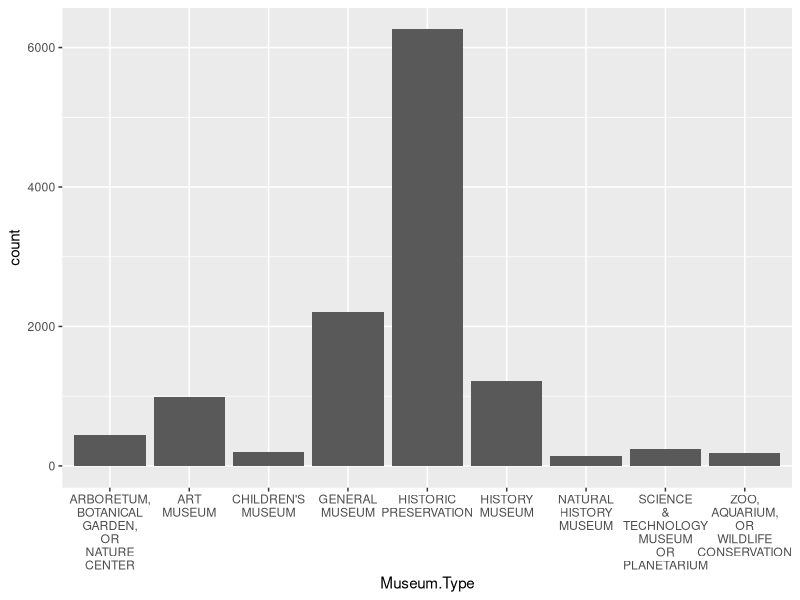
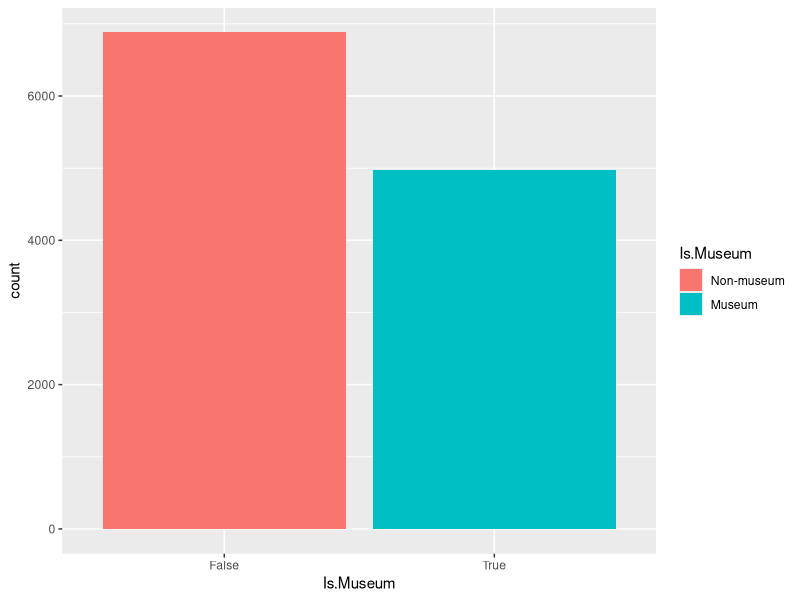
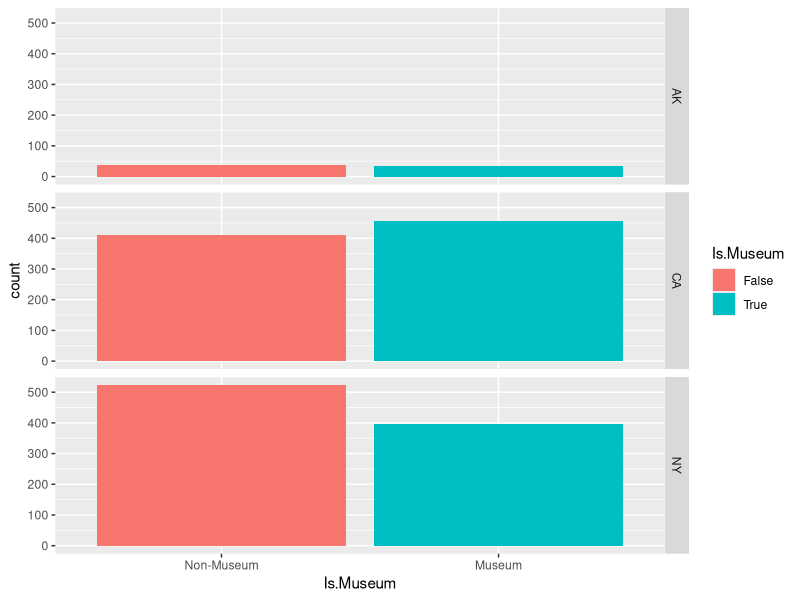
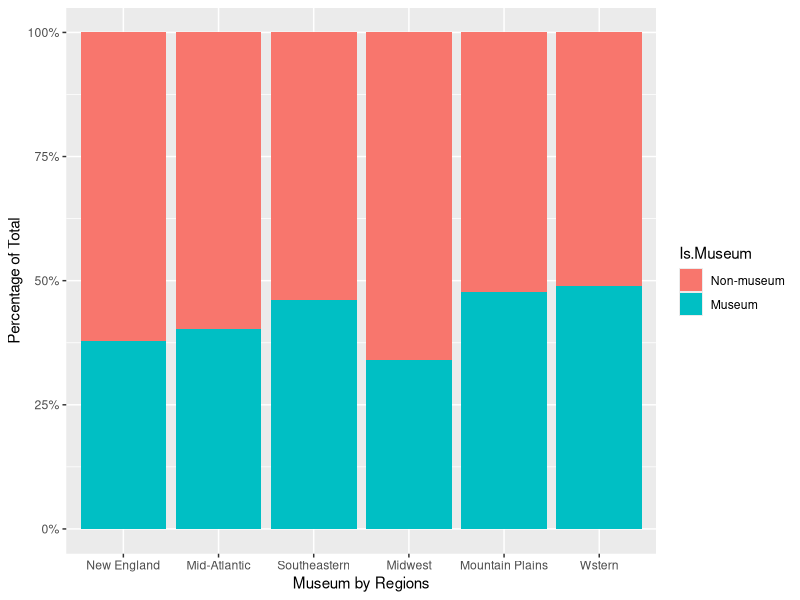
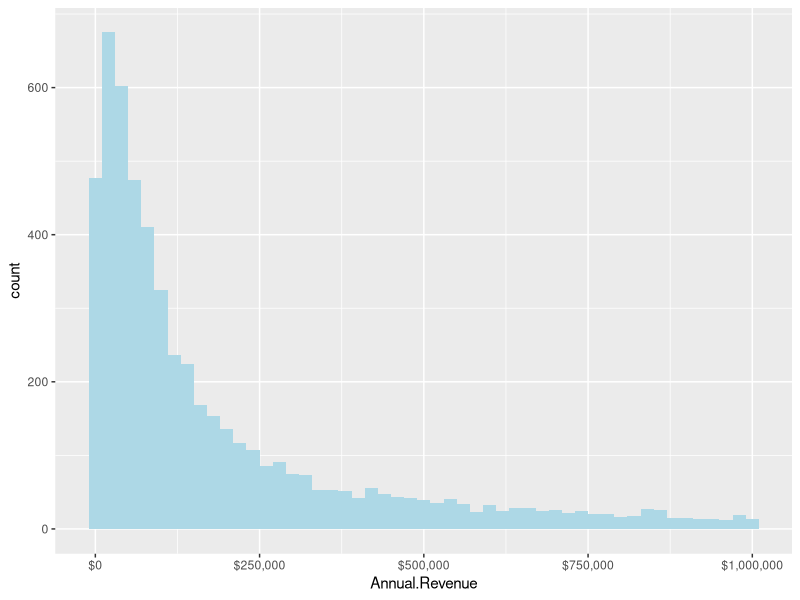
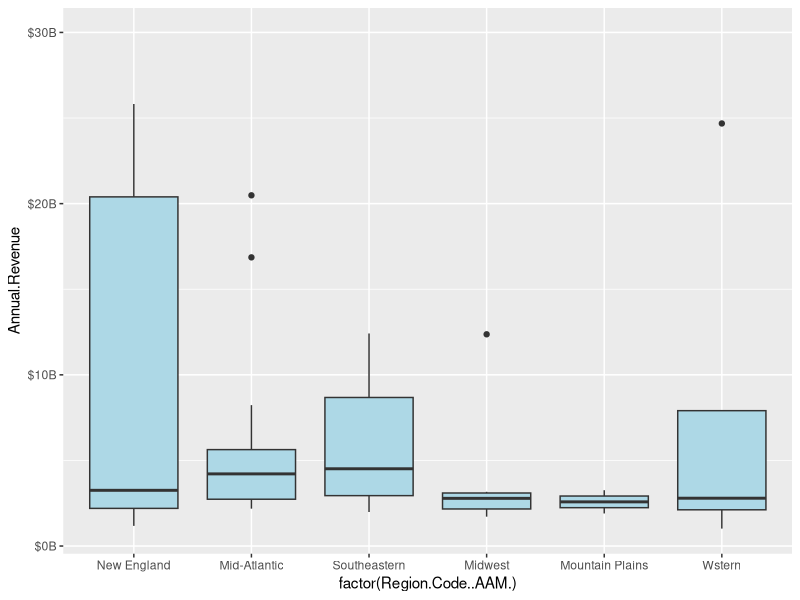
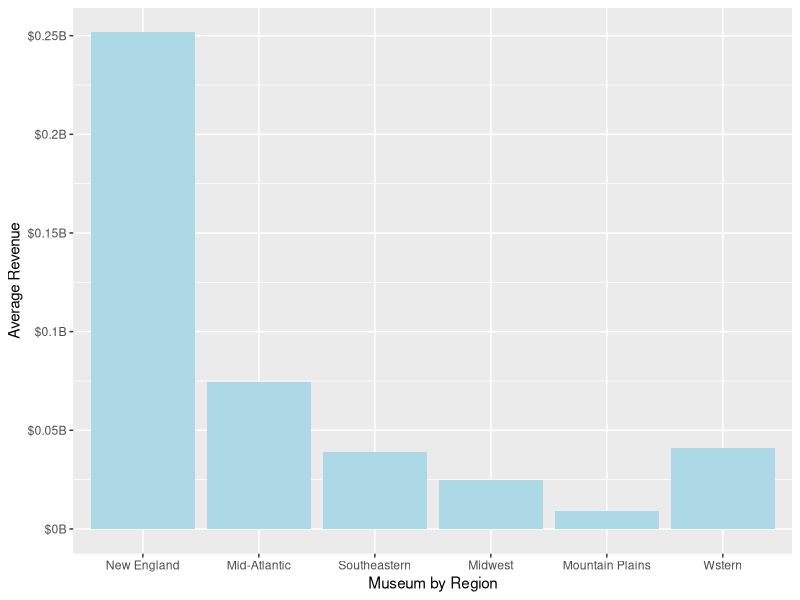
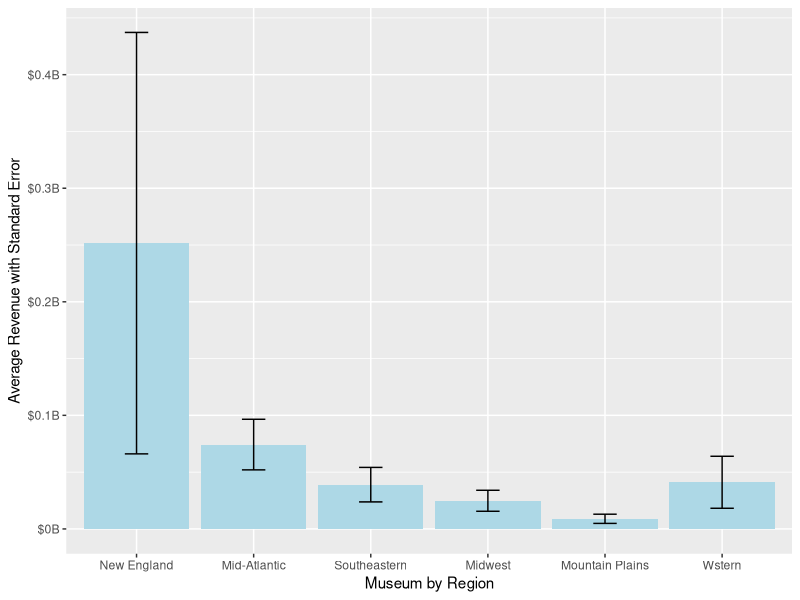

Here is the R script that generated these plots, in order:
## ---- chunk 1

library(dplyr)
library(ggplot2)
library(stringr)
library(tidyr)
library(plotrix)

## ---- chunk 2
# Load file as data frame
museums_df= read.csv("museum.csv")

## ---- chunk 3
# Inspect data frame
head(museums_df)
colnames(museums_df)
summary(museums_df)
nrow(museums_df)
## ---- chunk 4
# Create and print bar plot by type
bar <- ggplot(museums_df, aes(Museum.Type))+geom_bar()+
scale_x_discrete(labels=scales::wrap_format(7))

bar

## ---- chunk 5
# Create and print bar plot by museum vs non-museum
museum_class <- ggplot(data=museums_df , aes(Is.Museum))+
  geom_bar(aes(fill=Is.Museum))+
  scale_x_discrete(labels=c("FALSE" = "Non-Museum", "TRUE"="Museum"))+
  scale_fill_discrete(labels=c("False" = "Non-museum","True"="Museum"))
museum_class


## ---- chunk 6
# Filter data frame to select states
museums_states <- museums_df  %>%
  filter( State..Administrative.Location. %in% c('AK','NY','CA'))

museums_states
museum_facet <- ggplot(data=museums_states , aes(Is.Museum))+
  geom_bar(aes(fill=Is.Museum))+
  scale_x_discrete(labels=c("False" = "Non-Museum", "True"="Museum"))+
  facet_grid(rows = vars(State..Administrative.Location.))

museum_facet


# Create and print bar plot with facets


## ---- chunk 7
# Create and print stacked bar plot
museum_stacked <- ggplot(museums_df, aes(factor(Region.Code..AAM.)))+ 
  geom_bar(aes(fill=Is.Museum),position = "fill")+
  scale_x_discrete(labels=c("1" = "New England", "2"="Mid-Atlantic","3"="Southeastern","4"="Midwest","5"="Mountain Plains","6"="Wstern"))+
  scale_fill_discrete(labels=c("False" = "Non-museum","True"="Museum"))+
  labs(x='Museum by Regions', y="Percentage of Total")+
  scale_y_continuous(labels = scales::percent_format()) 
  
museum_stacked
#bar <- ggplot(museums_df, aes(Museum.Type))+geom_bar()+
#scale_x_discrete(labels=scales::wrap_format(7))
  
  


## ---- chunk 8
# Filter data frame
museums_revenue_df<- museums_df %>% 
  distinct(Legal.Name, .keep_all =T) %>%
  filter(Annual.Revenue>0)

# Filter for only small museums
museums_revenue_small_df<- museums_revenue_df %>% 
  filter(Annual.Revenue<1000000)

# Filter for only large museums
museums_revenue_large_df<- museums_revenue_df %>% 
  filter(Annual.Revenue>1000000000)

# print(max(museums_revenue_df$Annual.Revenue))
# museums_revenue_df %>% 
#   filter(Annual.Revenue==max(Annual.Revenue))
## ---- chunk 9
# Create and print histogram
revenue_histogram <- ggplot(data=museums_revenue_small_df, aes(Annual.Revenue))+
  geom_histogram(binwidth = 20000, fill='lightblue')+
  scale_x_continuous(labels=scales::dollar_format())

revenue_histogram


## ---- chunk 10
# Create and print boxplot
revenue_boxplot <- ggplot(museums_revenue_large_df, aes(x=factor(Region.Code..AAM.), y=Annual.Revenue))+
  geom_boxplot(fill='lightblue')+
  scale_x_discrete(labels=c("1" = "New England", "2"="Mid-Atlantic","3"="Southeastern","4"="Midwest","5"="Mountain Plains","6"="Wstern"))+
  coord_cartesian(ylim = c(1e9, 3e10))+
  scale_y_continuous(labels = function(x) paste0("$", x/1e9, "B"))
revenue_boxplot

## ---- chunk 11
# Create and print bar plot with means

revenue_barplot  <- ggplot(museums_revenue_df, aes(x=factor(Region.Code..AAM.), y=Annual.Revenue))+
  geom_bar(stat='summary', fun='mean',fill='lightblue')+
  scale_x_discrete(labels=c("1" = "New England", "2"="Mid-Atlantic","3"="Southeastern","4"="Midwest","5"="Mountain Plains","6"="Wstern"))+
  scale_y_continuous(labels = function(x) paste0("$", x/1e9, "B"))+
  labs(x='Museum by Region', y='Average Revenue')
revenue_barplot 

## ---- chunk 12
# Calculate means and standard errors
museums_error_df <- museums_revenue_df %>%
  group_by(Region.Code..AAM.) %>%
  summarize(
    Mean.Revenue = mean(Annual.Revenue), 
    Mean.SE = std.error(Annual.Revenue)) %>%
  mutate(
    SE.Min = Mean.Revenue - Mean.SE, 
    SE.Max = Mean.Revenue + Mean.SE)

museums_error_df

# Create and print bar plot with means and standard errors
revenue_errorbar  <- ggplot(museums_error_df, aes(x=factor(Region.Code..AAM.), y=Mean.Revenue))+
  geom_bar(stat='identity',fill='lightblue')+
  scale_x_discrete(labels=c("1" = "New England", "2"="Mid-Atlantic","3"="Southeastern","4"="Midwest","5"="Mountain Plains","6"="Wstern"))+
  scale_y_continuous(labels = function(x) paste0("$", x/1e9, "B"))+
  geom_errorbar(aes(ymin=SE.Min, ymax=SE.Max, width=0.2))+
  labs(x='Museum by Region', y='Average Revenue with Standard Error')
  
revenue_errorbar 

